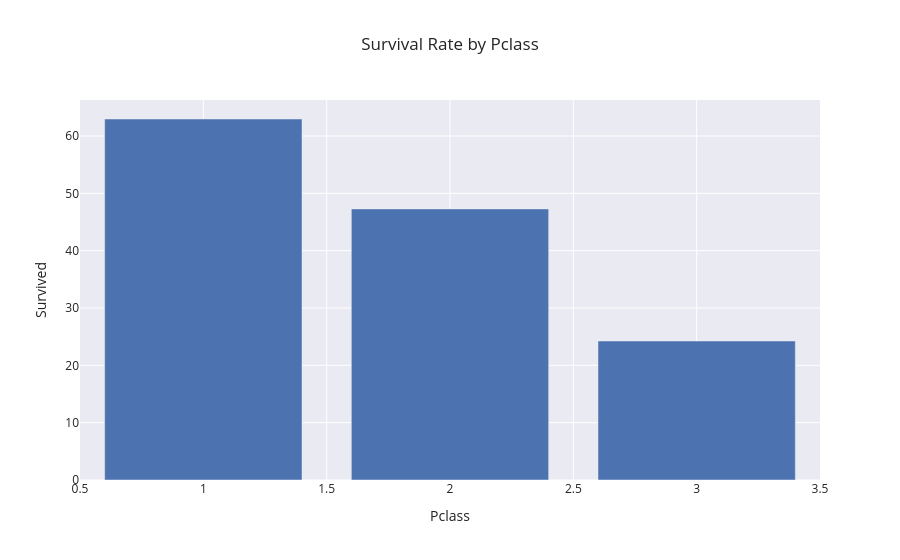
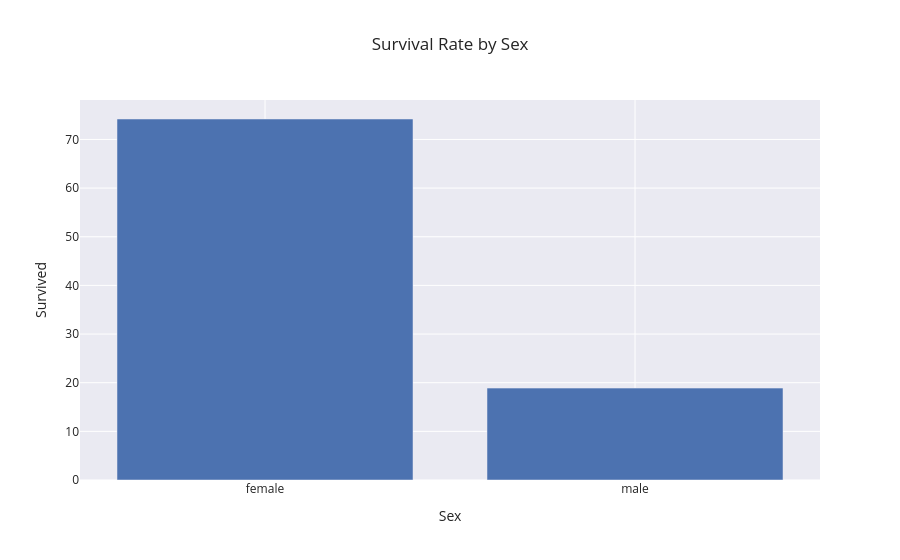

These figures' notebook cell, in order:
### Markdown cell above
### 2.2 Bivariate analysis

### Code cell
for col in categorical_cols:
    if col == "Survived":
        continue

    survival_rate = train["Survived"].groupby(train[col]).mean() * 100
    survival_rate = survival_rate.reset_index()

    fig = px.bar(survival_rate,
                 x=col,
                 y="Survived",
                 template="seaborn",
                 title=f"Survival Rate by {col}")
    fig.show()
    print(survival_rate)

### Figure 1 — Plotly figure (JSON) as saved in the notebook; plotly's stock layout.template omitted (floating-point values rounded to 4 significant figures)
{"data": [{"hovertemplate": "Pclass=%{x}<br>Survived=%{y}<extra></extra>", "legendgroup": "", "marker": {"color": "rgb(76,114,176)", "pattern": {"shape": ""}}, "name": "", "orientation": "v", "showlegend": false, "textposition": "auto", "type": "bar", "x": [1, 2, 3], "xaxis": "x", "y": [62.96, 47.28, 24.24], "yaxis": "y"}], "layout": {"barmode": "relative", "legend": {"tracegroupgap": 0}, "title": {"text": "Survival Rate by Pclass"}, "xaxis": {"anchor": "y", "domain": [0, 1], "title": {"text": "Pclass"}}, "yaxis": {"anchor": "x", "domain": [0, 1], "title": {"text": "Survived"}}}}

### Figure 2 — Plotly figure (JSON) as saved in the notebook; plotly's stock layout.template omitted (floating-point values rounded to 4 significant figures)
{"data": [{"hovertemplate": "Sex=%{x}<br>Survived=%{y}<extra></extra>", "legendgroup": "", "marker": {"color": "rgb(76,114,176)", "pattern": {"shape": ""}}, "name": "", "orientation": "v", "showlegend": false, "textposition": "auto", "type": "bar", "x": ["female", "male"], "xaxis": "x", "y": [74.2, 18.89], "yaxis": "y"}], "layout": {"barmode": "relative", "legend": {"tracegroupgap": 0}, "title": {"text": "Survival Rate by Sex"}, "xaxis": {"anchor": "y", "domain": [0, 1], "title": {"text": "Sex"}}, "yaxis": {"anchor": "x", "domain": [0, 1], "title": {"text": "Survived"}}}}
